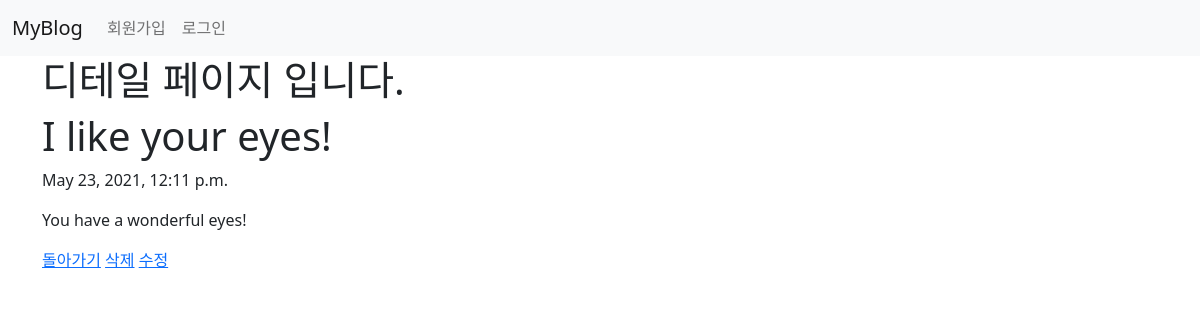
The app's page /blog/2/ with its own data.
### blog/models.py (models this page shows, shortened)
class Blog(models.Model):
    title = models.CharField(max_length=200)
    pub_date = models.DateTimeField('date published')
    body = models.TextField()

### blog/views.py (the view)
# urls.py: path('<int:blog_id>/', views.detail, name='detail'),
def detail(request, blog_id):
    blog_detail = Blog.objects.get(id = blog_id)
    return render(request, 'detail.html', {'blog': blog_detail})

### blog/templates/detail.html
<!DOCTYPE html>
{% extends 'base.html' %}
{% block content %}
    <h1>디테일 페이지 입니다.</h1>
    <h1>{{blog.title}}</h1>
    <p>{{blog.pub_date}}</p>
    <p>{{blog.body}}</p>
    <a href="{% url 'home' %}">돌아가기</a>
    <a href="{% url 'delete' blog.id %}">삭제</a>
    <a href="{% url 'edit' blog.id %}">수정</a>
{% endblock %}

### records on screen
Blog: title "I like your eyes!", pub_date "May 23, 2021, 12:11 p.m.", body "You have a wonderful eyes!"
